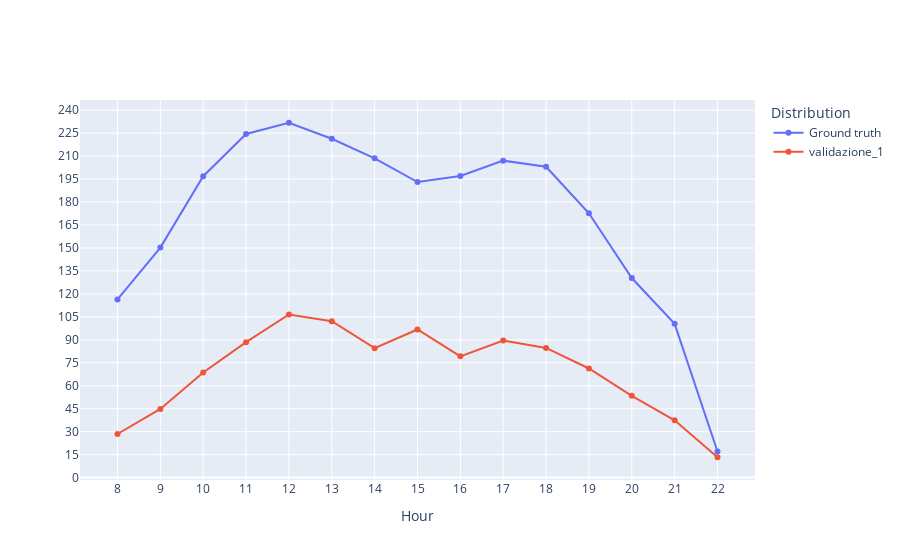

Notebook code for this chart:
### Code cell
fig = plot_simulation_comparison(df_arrivals, normalize=False)
fig = add_simulation_to_plot(fig, df_simulations, 'validazione_1', "Total_customers", normalize=False)
#fig = add_simulation_to_plot(fig, df_simulations, 'validazione_2', "Total_customers", normalize=False)
fig.show()

### Figure 1 — Plotly figure (JSON) as saved in the notebook; plotly's stock layout.template omitted (floating-point values rounded to 4 significant figures)
{"data": [{"mode": "lines+markers", "name": "Ground truth", "type": "scatter", "x": [8, 9, 10, 11, 12, 13, 14, 15, 16, 17, 18, 19, 20, 21, 22], "y": [116.4, 150.2, 196.9, 224.5, 231.8, 221.4, 208.6, 193.0, 197.0, 207.0, 203.0, 172.6, 130.4, 100.4, 17.05]}, {"mode": "lines+markers", "name": "validazione_1", "type": "scatter", "x": [8, 9, 10, 11, 12, 13, 14, 15, 16, 17, 18, 19, 20, 21, 22], "y": [28.48, 44.82, 68.67, 88.47, 106.5, 102.2, 84.55, 96.76, 79.19, 89.48, 84.72, 71.27, 53.4, 37.45, 13.29]}], "layout": {"legend": {"title": {"text": "Distribution"}}, "title": {"text": "", "x": 0.5, "xanchor": "center", "y": 0.95, "yanchor": "top"}, "xaxis": {"dtick": 1, "tick0": 0, "tickmode": "linear", "title": {"text": "Hour"}}, "yaxis": {"dtick": 15, "tick0": 0, "tickmode": "linear", "title": {"text": ""}}}}
